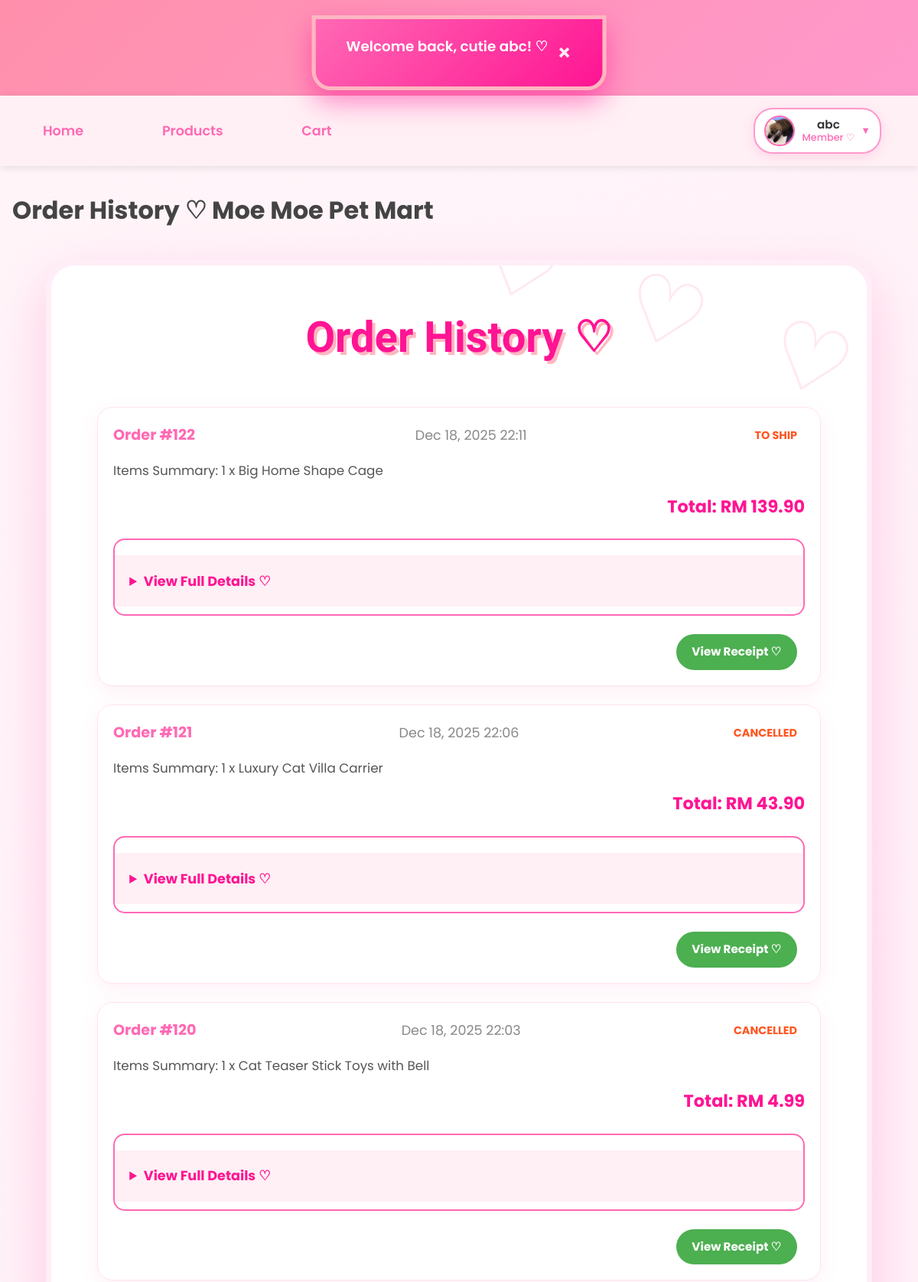
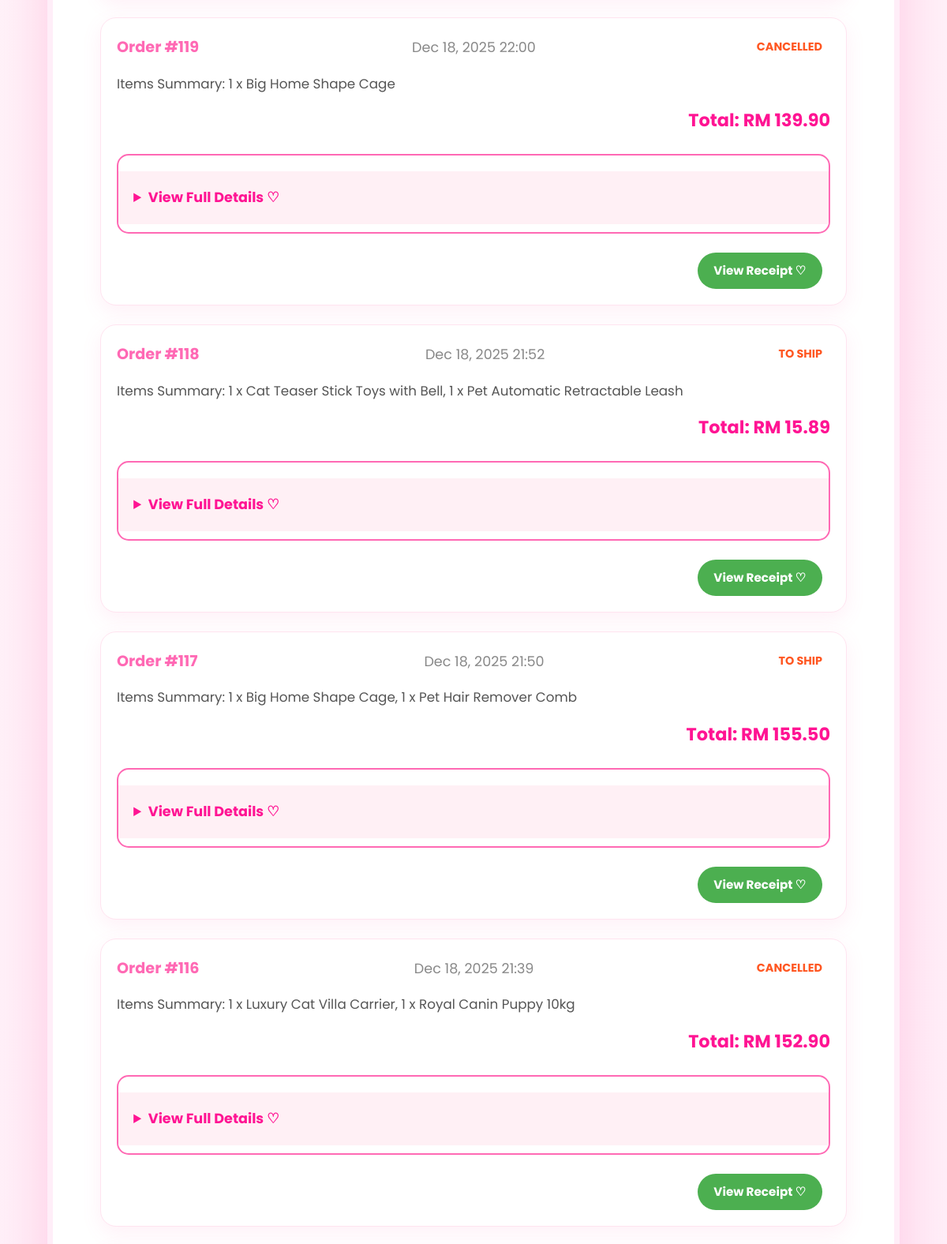
The app's page /member/order_history.php (signed in, upper part) with its own data (2 pictures, top to bottom).
### tables this page shows
CREATE TABLE `users` (
  `id` int(11) NOT NULL,
  `username` varchar(50) NOT NULL,
  `email` varchar(100) NOT NULL,
  `phone` varchar(20) NOT NULL,
  `home_address` varchar(255) NOT NULL,
  `password` varchar(255) NOT NULL,
  `role` enum('member','admin') NOT NULL DEFAULT 'member',
  `created_at` datetime DEFAULT current_timestamp(),
  `profile_pic` varchar(255) DEFAULT NULL,
  `locked` tinyint(1) DEFAULT 0,
  `lock_reason` varchar(255) DEFAULT NULL,
  `locked_at` datetime DEFAULT NULL
);

CREATE TABLE `orders` (
  `order_id` int(11) NOT NULL,
  `user_id` int(11) NOT NULL,
  `shipping_address` text DEFAULT NULL,
  `total_amount` decimal(10,2) NOT NULL,
  `payment_method` varchar(50) DEFAULT NULL,
  `card_last4` varchar(4) DEFAULT NULL,
  `qr_code` text DEFAULT NULL,
  `qr_generated_at` datetime DEFAULT NULL,
  `order_date` datetime NOT NULL DEFAULT current_timestamp(),
  `order_status` varchar(50) DEFAULT 'Pending Payment',
  `status` enum('Pending Payment','To Ship','Shipped','Completed','Cancelled','Return/Refund') NOT NULL DEFAULT 'Pending Payment',
  `return_reason` varchar(255) DEFAULT NULL
);

### _base.php (called while the page is built, shortened)
<?php
function temp($key, $value = null) {
    if ($value !== null) {
        $_SESSION["temp_$key"] = $value;
    }
    else {
        $value = $_SESSION["temp_$key"] ?? null;
        return $value;
    }
}
function is_login() {
    return isset($_SESSION['user']) && !empty($_SESSION['user']);
}
function username() {
    return $_SESSION['user'] ?? null;
}
function user_role() {
    return $_SESSION['role'] ?? null;
}
function current_user() {
    global $_db;
    $stm = $_db->prepare("SELECT * FROM users WHERE username = ?");
    $stm->execute([username()]);
    return $stm->fetch();
}
function encode($value) {
    return htmlentities($value);
}
?>

### member/order_history.php (the view, shortened to what this page needs)
<?php
require '../_base.php';
$_title = 'Order History ♡ Moe Moe Pet Mart';
include '../_head.php';
$user = current_user();
$sql = "SELECT o.*, GROUP_CONCAT(CONCAT(oi.quantity, ' x ', p.product_name) SEPARATOR ', ') AS items_summary
        FROM orders o
        LEFT JOIN order_items oi ON o.order_id = oi.order_id
        LEFT JOIN product p ON oi.product_id = p.product_id
        WHERE o.user_id = ?
        GROUP BY o.order_id
        ORDER BY o.order_date DESC";
$stm = $_db->prepare($sql);
$stm->execute([$user->id]);
$orders = $stm->fetchAll();
?>
<div class="container">
    <h2>Order History ♡</h2>
    <?php if (empty($orders)): ?>
        <div class="empty-purchases">
            <img src="/images/empty-cart.png" alt="No history" style="width: 200px; opacity: 0.8;">
            <p>No order history yet~ Start shopping! ♡</p>
            <a href="products.php" class="btn btn-primary">Shop Now ♡</a>
        </div>
    <?php else: ?>
        <div class="purchase-list">
            <?php foreach ($orders as $order): ?>
                <div class="purchase-card">
                    <div class="order-header">
                        <span class="order-id">Order #<?= $order->order_id ?></span>
                        <span class="order-date"><?= date('M d, Y H:i', strtotime($order->order_date)) ?></span>
                        <span class="order-status <?= strtolower(str_replace(' ', '-', $order->order_status)) ?>">
                            <?= $order->order_status ?>
                        </span>
                    </div>
                    <div class="order-items">
                        <p>Items Summary: <?= encode($order->items_summary ?? 'No items') ?></p>
                    </div>
                    <div class="order-total">
                        Total: RM <?= number_format($order->total_amount, 2) ?>
                    </div>
                    <details class="order-details">
                        <summary>View Full Details ♡</summary>
                    </details>
                    <div class="order-actions">
                        <?php if ($order->order_status !== 'Pending Payment'): ?>
                            <a href="receipt.php?id=<?= $order->order_id ?>" class="btn btn-receipt">View Receipt ♡</a>
                        <?php endif; ?>
                    </div>
                </div>
            <?php endforeach; ?>
        </div>
    <?php endif; ?>
</div>
<?php include '../_foot.php'; ?>

### _head.php (shortened to what this page needs)
<?php
    require_once '_base.php';
?>
<!DOCTYPE html>
<html lang="en">
<head>
    <link rel="stylesheet" href="/css/app.css">
    <link rel="stylesheet" href="https://unpkg.com/dropzone@5/dist/min/dropzone.min.css">
</head>
<body data-flash="<?= encode(temp('info')) ?>">
    <div id="moe-flash"></div>
    <header>
        <h1><a href="/">MoeMoepet Mart</a></h1>
    </header>
    <nav>
    <div class="nav-left">
    <a href="/">Home</a>
    <a href="/member/products.php">Products</a>
    <a href="/member/cart.php" class="cart-link">
        Cart
    </a>
    </div>
    <div class="nav-right">
        <?php if (is_login()):
            $user = current_user();
            $displayName = encode(username());
            $roleText    = user_role() === 'admin' ? 'Admin ♛' : 'Member ♡';
            $avatar = !empty($user->profile_pic) ? '/' . $user->profile_pic : '/images/default-avatar.png';
        ?>
            <div class="user-menu">
                <div class="user-info" tabindex="0">
                    <img src="<?= $avatar ?>" alt="<?= $displayName ?>" class="user-avatar">
                    <div class="user-details">
                        <div class="user-name"><?= $displayName ?></div>
                        <div class="user-role"><?= $roleText ?></div>
                    </div>
                    <span class="dropdown-arrow">▼</span>
                </div>
            </div>
        <?php else: ?>
            <a href="/login.php" class="btn-login">Login</a>
        <?php endif; ?>
    </div>
</nav>
    <main>
        <h1><?= $_title ?? 'Untitled' ?></h1>

### records on screen
users: profile_pic (picture)
orders: order_id "122", order_date "Dec 18, 2025 22:11", order_status "TO SHIP", items_summary "1 x Big Home Shape Cage", total_amount "139.90"
orders: order_id "121", order_date "Dec 18, 2025 22:06", order_status "CANCELLED", items_summary "1 x Luxury Cat Villa Carrier", total_amount "43.90"
orders: order_id "120", order_date "Dec 18, 2025 22:03", order_status "CANCELLED", items_summary "1 x Cat Teaser Stick Toys with Bell", total_amount "4.99"
orders: order_id "119", order_date "Dec 18, 2025 22:00", order_status "CANCELLED", items_summary "1 x Big Home Shape Cage", total_amount "139.90"
orders: order_id "118", order_date "Dec 18, 2025 21:52", order_status "TO SHIP", items_summary "1 x Cat Teaser Stick Toys with Bell, 1 x Pet Automatic Retractable Leash", total_amount "15.89"
orders: order_id "117", order_date "Dec 18, 2025 21:50", order_status "TO SHIP", items_summary "1 x Big Home Shape Cage, 1 x Pet Hair Remover Comb", total_amount "155.50"
orders: order_id "116", order_date "Dec 18, 2025 21:39", order_status "CANCELLED", items_summary "1 x Luxury Cat Villa Carrier, 1 x Royal Canin Puppy 10kg", total_amount "152.90"

### other values on screen
$displayName "abc"
$roleText "Member ♡"
$_title "Order History ♡ Moe Moe Pet Mart"
